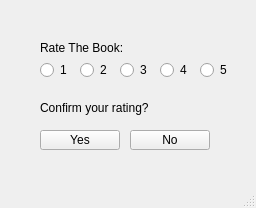
<?xml version="1.0" encoding="UTF-8"?>
<ui version="4.0">
 <class>Returnbook</class>
 <widget class="QMainWindow" name="Returnbook">
  <property name="geometry">
   <rect>
    <x>0</x>
    <y>0</y>
    <width>256</width>
    <height>208</height>
   </rect>
  </property>
  <property name="windowTitle">
   <string>MainWindow</string>
  </property>
  <widget class="QWidget" name="centralwidget">
   <widget class="QLabel" name="label">
    <property name="geometry">
     <rect>
      <x>40</x>
      <y>40</y>
      <width>91</width>
      <height>16</height>
     </rect>
    </property>
    <property name="text">
     <string>Rate The Book:</string>
    </property>
   </widget>
   <widget class="QRadioButton" name="radioButton">
    <property name="geometry">
     <rect>
      <x>40</x>
      <y>60</y>
      <width>31</width>
      <height>20</height>
     </rect>
    </property>
    <property name="text">
     <string>1</string>
    </property>
   </widget>
   <widget class="QRadioButton" name="radioButton_2">
    <property name="geometry">
     <rect>
      <x>80</x>
      <y>60</y>
      <width>31</width>
      <height>20</height>
     </rect>
    </property>
    <property name="text">
     <string>2</string>
    </property>
   </widget>
   <widget class="QRadioButton" name="radioButton_3">
    <property name="geometry">
     <rect>
      <x>120</x>
      <y>60</y>
      <width>31</width>
      <height>20</height>
     </rect>
    </property>
    <property name="text">
     <string>3</string>
    </property>
   </widget>
   <widget class="QRadioButton" name="radioButton_4">
    <property name="geometry">
     <rect>
      <x>160</x>
      <y>60</y>
      <width>31</width>
      <height>20</height>
     </rect>
    </property>
    <property name="text">
     <string>4</string>
    </property>
   </widget>
   <widget class="QRadioButton" name="radioButton_5">
    <property name="geometry">
     <rect>
      <x>200</x>
      <y>60</y>
      <width>31</width>
      <height>20</height>
     </rect>
    </property>
    <property name="text">
     <string>5</string>
    </property>
   </widget>
   <widget class="QLabel" name="label_3">
    <property name="geometry">
     <rect>
      <x>40</x>
      <y>100</y>
      <width>211</width>
      <height>16</height>
     </rect>
    </property>
    <property name="text">
     <string>Confirm your rating?</string>
    </property>
   </widget>
   <widget class="QPushButton" name="Yes_Btn">
    <property name="geometry">
     <rect>
      <x>40</x>
      <y>130</y>
      <width>80</width>
      <height>20</height>
     </rect>
    </property>
    <property name="text">
     <string>Yes</string>
    </property>
   </widget>
   <widget class="QPushButton" name="No_Btn">
    <property name="geometry">
     <rect>
      <x>130</x>
      <y>130</y>
      <width>80</width>
      <height>20</height>
     </rect>
    </property>
    <property name="text">
     <string>No</string>
    </property>
   </widget>
  </widget>
  <widget class="QMenuBar" name="menubar">
   <property name="geometry">
    <rect>
     <x>0</x>
     <y>0</y>
     <width>256</width>
     <height>18</height>
    </rect>
   </property>
  </widget>
  <widget class="QStatusBar" name="statusbar"/>
 </widget>
 <resources/>
 <connections/>
</ui>
